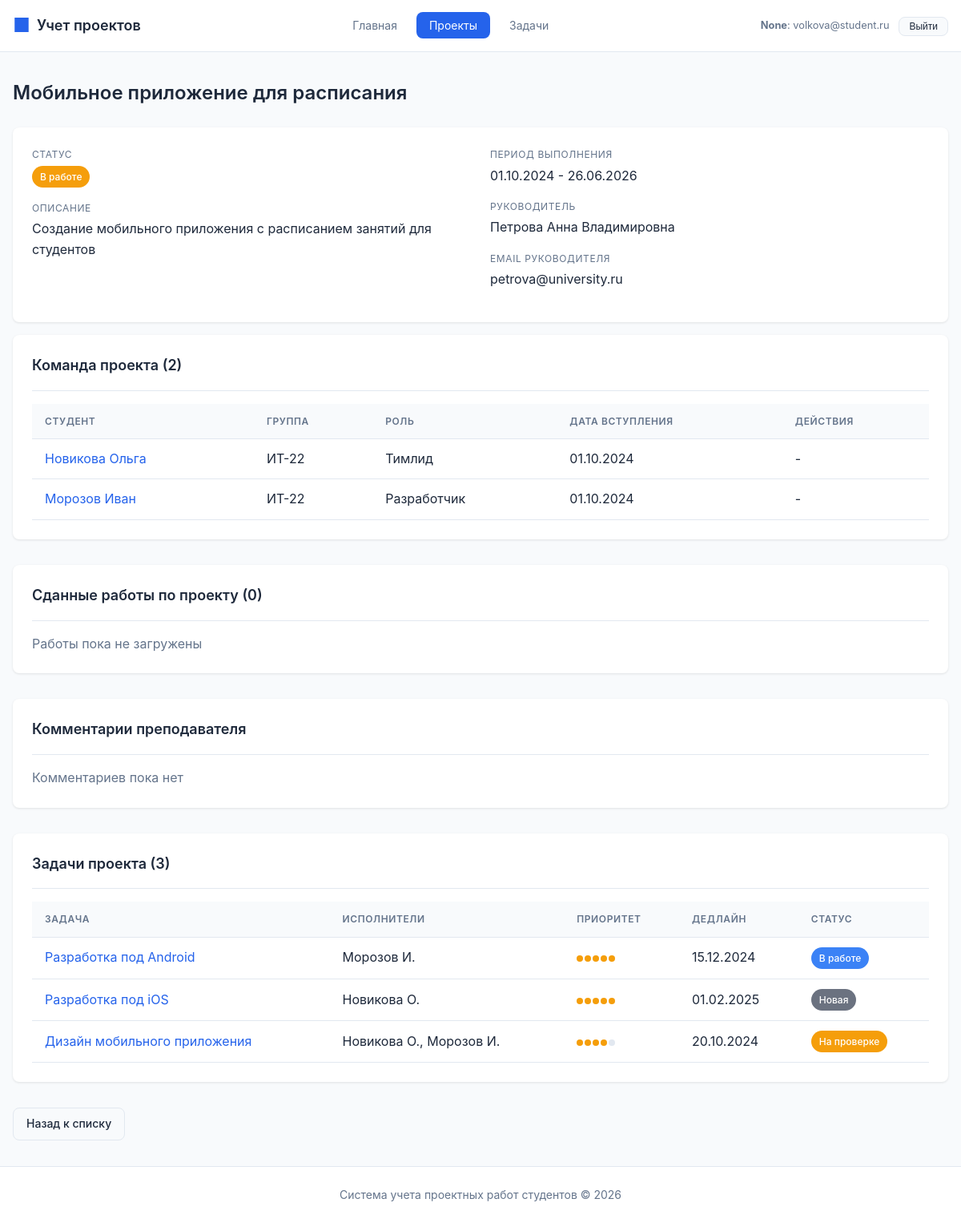
Page /projects/2 (signed in) on the committed database.
### tables this page shows
CREATE TABLE student (
    id INTEGER PRIMARY KEY AUTOINCREMENT,
    last_name TEXT NOT NULL,
    first_name TEXT NOT NULL,
    middle_name TEXT,
    email TEXT UNIQUE NOT NULL,
    phone TEXT,
    student_group_id INTEGER REFERENCES student_group(id) ON DELETE SET NULL,
    created_at TEXT DEFAULT CURRENT_TIMESTAMP
);

CREATE TABLE project (
    id INTEGER PRIMARY KEY AUTOINCREMENT,
    title TEXT NOT NULL,
    description TEXT,
    start_date TEXT NOT NULL,
    end_date TEXT NOT NULL,
    status_id INTEGER REFERENCES project_status(id) ON DELETE SET NULL,
    supervisor_id INTEGER REFERENCES teacher(id) ON DELETE SET NULL,
    created_at TEXT DEFAULT CURRENT_TIMESTAMP,
    updated_at TEXT DEFAULT CURRENT_TIMESTAMP,
    CONSTRAINT valid_dates CHECK (end_date >= start_date)
);

CREATE TABLE project_status (
    id INTEGER PRIMARY KEY AUTOINCREMENT,
    name TEXT NOT NULL UNIQUE,
    description TEXT,
    color TEXT DEFAULT '#6B7280'
);

CREATE TABLE teacher (
    id INTEGER PRIMARY KEY AUTOINCREMENT,
    last_name TEXT NOT NULL,
    first_name TEXT NOT NULL,
    middle_name TEXT,
    email TEXT UNIQUE NOT NULL,
    phone TEXT,
    position TEXT,
    department_id INTEGER REFERENCES department(id) ON DELETE SET NULL,
    created_at TEXT DEFAULT CURRENT_TIMESTAMP
);

CREATE TABLE project_team (
    id INTEGER PRIMARY KEY AUTOINCREMENT,
    project_id INTEGER NOT NULL REFERENCES project(id) ON DELETE CASCADE,
    student_id INTEGER NOT NULL REFERENCES student(id) ON DELETE CASCADE,
    role TEXT DEFAULT 'Участник',
    joined_at TEXT DEFAULT CURRENT_DATE,
    UNIQUE(project_id, student_id)
);

CREATE TABLE student_group (
    id INTEGER PRIMARY KEY AUTOINCREMENT,
    name TEXT NOT NULL UNIQUE,
    course INTEGER NOT NULL CHECK (course >= 1 AND course <= 6),
    department_id INTEGER REFERENCES department(id) ON DELETE SET NULL,
    created_at TEXT DEFAULT CURRENT_TIMESTAMP
);

CREATE TABLE task (
    id INTEGER PRIMARY KEY AUTOINCREMENT,
    title TEXT NOT NULL,
    description TEXT,
    project_id INTEGER NOT NULL REFERENCES project(id) ON DELETE CASCADE,
    status_id INTEGER REFERENCES task_status(id) ON DELETE SET NULL,
    priority INTEGER DEFAULT 1 CHECK (priority >= 1 AND priority <= 5),
    deadline TEXT,
    created_at TEXT DEFAULT CURRENT_TIMESTAMP,
    updated_at TEXT DEFAULT CURRENT_TIMESTAMP
);

CREATE TABLE task_status (
    id INTEGER PRIMARY KEY AUTOINCREMENT,
    name TEXT NOT NULL UNIQUE,
    description TEXT,
    color TEXT DEFAULT '#6B7280'
);

### routes/projects.py (the view, shortened to what this page needs)
@projects_bp.route('/<int:project_id>')
def view_project(project_id):
    project = execute_query("""
        SELECT
            p.*,
            ps.name as status,
            ps.color as status_color,
            t.last_name || ' ' || t.first_name || ' ' || COALESCE(t.middle_name, '') as supervisor_name,
            t.email as supervisor_email
        FROM project p
        LEFT JOIN project_status ps ON p.status_id = ps.id
        LEFT JOIN teacher t ON p.supervisor_id = t.id
        WHERE p.id = %s
    """, (project_id,), fetch_one=True)
    if not project:
        flash('Проект не найден', 'error')
        return redirect(url_for('projects.list_projects'))
    can_edit_project = can_manage_project(project_id)
    team = execute_query("""
        SELECT
            s.id,
            s.last_name || ' ' || s.first_name as student_name,
            s.email,
            sg.name as group_name,
            pt.role,
            pt.joined_at
        FROM project_team pt
        JOIN student s ON pt.student_id = s.id
        LEFT JOIN student_group sg ON s.student_group_id = sg.id
        WHERE pt.project_id = %s
        ORDER BY pt.joined_at
    """, (project_id,), fetch_all=True)
    tasks = execute_query("""
        SELECT
            t.id,
            t.title,
            t.deadline,
            t.priority,
            ts.name as status,
            ts.color as status_color,
            (SELECT GROUP_CONCAT(s.last_name || ' ' || SUBSTR(s.first_name, 1, 1) || '.', ', ')
             FROM task_student ts2
             JOIN student s ON ts2.student_id = s.id
             WHERE ts2.task_id = t.id) as assignees
        FROM task t
        LEFT JOIN task_status ts ON t.status_id = ts.id
        WHERE t.project_id = %s
        ORDER BY t.priority DESC, t.deadline ASC
    """, (project_id,), fetch_all=True)
    submissions = execute_query(
        """
        SELECT
            f.id,
            f.name,
            f.size,
            f.uploaded_at,
            s.last_name || ' ' || s.first_name AS student_name
        FROM file f
        LEFT JOIN student s ON s.id = f.uploaded_by_student_id
        WHERE f.project_id = %s
        ORDER BY f.uploaded_at DESC
        """,
        (project_id,),
        fetch_all=True,
    )
    teacher_comments = execute_query(
        """
        SELECT
            c.id,
            c.content,
            c.created_at,
            t.last_name || ' ' || t.first_name AS teacher_name
        FROM comment c
        JOIN teacher t ON t.id = c.author_teacher_id
        WHERE c.project_id = %s
        ORDER BY c.created_at DESC
        """,
        (project_id,),
        fetch_all=True,
    )
    available_students = execute_query("""
        SELECT
            s.id,
            s.last_name || ' ' || s.first_name as full_name,
            sg.name as group_name
        FROM student s
        LEFT JOIN student_group sg ON s.student_group_id = sg.id
        WHERE s.id NOT IN (
            SELECT pt.student_id
            FROM project_team pt
            WHERE pt.project_id = %s
        )
        ORDER BY s.last_name, s.first_name
    """, (project_id,), fetch_all=True)
    return render_template(
        'projects/view.html',
        project=project,
        team=team,
        tasks=tasks,
        submissions=submissions,
        teacher_comments=teacher_comments,
        available_students=available_students,
        can_edit_project=can_edit_project,
        can_submit=g.current_user["role"] == ROLE_STUDENT and _can_submit_to_project(project_id, g.current_user["id"]),
        can_comment=g.current_user["role"] in {ROLE_TEACHER, ROLE_ADMIN} and can_manage_project(project_id),
    )

### templates/projects/view.html (shortened to what this page needs)
{% extends 'base.html' %}
{% block content %}
<div class="page-header">
    <h1 class="page-title">{{ project.title }}</h1>
</div>
<div class="card">
    <div class="detail-grid">
        <div>
            <div class="detail-item">
                <div class="detail-label">Статус</div>
                <div class="detail-value">
                    <span class="badge badge-status" style="background-color: {{ project.status_color or '#6B7280' }}">
                        {{ project.status or 'Не указан' }}
                    </span>
                </div>
            </div>
            <div class="detail-item">
                <div class="detail-label">Описание</div>
                <div class="detail-value">{{ project.description or 'Описание отсутствует' }}</div>
            </div>
        </div>
        <div>
            <div class="detail-item">
                <div class="detail-label">Период выполнения</div>
                <div class="detail-value">
                    {{ project.start_date.strftime('%d.%m.%Y') if project.start_date else '-' }} -
                    {{ project.end_date.strftime('%d.%m.%Y') if project.end_date else '-' }}
                </div>
            </div>
            <div class="detail-item">
                <div class="detail-label">Руководитель</div>
                <div class="detail-value">{{ project.supervisor_name or 'Не назначен' }}</div>
            </div>
            {% if project.supervisor_email %}
            <div class="detail-item">
                <div class="detail-label">Email руководителя</div>
                <div class="detail-value">{{ project.supervisor_email }}</div>
            </div>
            {% endif %}
        </div>
    </div>
</div>
<div class="section">
    <div class="card">
        <div class="card-header">
            <h2 class="card-title">Команда проекта ({{ team|length }})</h2>
        </div>
        {% if team %}
        <div class="table-container">
            <table>
                <thead>
                    <tr>
                        <th>Студент</th>
                        <th>Группа</th>
                        <th>Роль</th>
                        <th>Дата вступления</th>
                        <th>Действия</th>
                    </tr>
                </thead>
                <tbody>
                    {% for member in team %}
                    <tr>
                        <td>
                            <a href="{{ url_for('students.view_student', student_id=member.id) }}" class="link">
                                {{ member.student_name }}
                            </a>
                        </td>
                        <td>{{ member.group_name or '-' }}</td>
                        <td>{{ member.role }}</td>
                        <td>{{ member.joined_at.strftime('%d.%m.%Y') if member.joined_at else '-' }}</td>
                        <td>
                            {% if can_edit_project %}
                            <form method="POST"
                                  action="{{ url_for('projects.remove_student_from_project', project_id=project.id, student_id=member.id) }}"
                                  onsubmit="return confirm('Удалить участника?')">
                                <button type="submit" class="btn btn-danger btn-sm">Удалить</button>
                            </form>
                            {% else %}
                            -
                            {% endif %}
                        </td>
                    </tr>
                    {% endfor %}
                </tbody>
            </table>
        </div>
        {% else %}
        <p style="color: var(--text-secondary);">Команда не сформирована</p>
        {% endif %}
    </div>
</div>
<div class="section">
    <div class="card">
        <div class="card-header">
            <h2 class="card-title">Сданные работы по проекту ({{ submissions|length }})</h2>
        </div>
        {% if submissions %}
        <div class="table-container">
            <table>
                <thead>
                    <tr>
                        <th>Файл</th>
                        <th>Студент</th>
                        <th>Размер</th>
                        <th>Дата загрузки</th>
                    </tr>
                </thead>
                <tbody>
                    {% for file in submissions %}
                    <tr>
                        <td>
                            <a class="link" href="{{ url_for('submissions.download_file', file_id=file.id) }}">{{ file.name }}</a>
                        </td>
                        <td>{{ file.student_name or '-' }}</td>
                        <td>{{ file.size or 0 }} байт</td>
                        <td>{{ file.uploaded_at.strftime('%d.%m.%Y %H:%M') if file.uploaded_at else '-' }}</td>
                    </tr>
                    {% endfor %}
                </tbody>
            </table>
        </div>
        {% else %}
        <p style="color: var(--text-secondary);">Работы пока не загружены</p>
        {% endif %}
    </div>
</div>
<div class="section">
    <div class="card">
        <div class="card-header">
            <h2 class="card-title">Комментарии преподавателя</h2>
        </div>
        {% if teacher_comments %}
            {% for comment in teacher_comments %}
            <div style="padding: 0.75rem 0; border-bottom: 1px solid var(--border);">
                <div style="font-weight: 600;">{{ comment.teacher_name }}</div>
                <div style="color: var(--text-secondary); font-size: 0.9rem;">
                    {{ comment.created_at.strftime('%d.%m.%Y %H:%M') if comment.created_at else '' }}
                </div>
                <div style="margin-top: 0.35rem;">{{ comment.content }}</div>
            </div>
            {% endfor %}
        {% else %}
        <p style="color: var(--text-secondary);">Комментариев пока нет</p>
        {% endif %}
    </div>
</div>
<div class="section">
    <div class="card">
        <div class="card-header">
            <h2 class="card-title">Задачи проекта ({{ tasks|length }})</h2>
        </div>
        {% if tasks %}
        <div class="table-container">
            <table>
                <thead>
                    <tr>
                        <th>Задача</th>
                        <th>Исполнители</th>
                        <th>Приоритет</th>
                        <th>Дедлайн</th>
                        <th>Статус</th>
                    </tr>
                </thead>
                <tbody>
                    {% for task in tasks %}
                    <tr>
                        <td>
                            <a href="{{ url_for('tasks.view_task', task_id=task.id) }}" class="link">
                                {{ task.title }}
                            </a>
                        </td>
                        <td>{{ task.assignees or 'Не назначены' }}</td>
                        <td>
                            <div class="priority">
                                {% for i in range(5) %}
                                <span class="priority-dot {% if i < task.priority %}filled{% endif %}"></span>
                                {% endfor %}
                            </div>
                        </td>
                        <td>{{ task.deadline.strftime('%d.%m.%Y') if task.deadline else '-' }}</td>
                        <td>
                            <span class="badge badge-status" style="background-color: {{ task.status_color or '#6B7280' }}">
                                {{ task.status or 'Не указан' }}
                            </span>
                        </td>
                    </tr>
                    {% endfor %}
                </tbody>
            </table>
        </div>
        {% else %}
        <p style="color: var(--text-secondary);">Задачи не созданы</p>
        {% endif %}
    </div>
</div>
<a href="{{ url_for('projects.list_projects') }}" class="btn btn-secondary">Назад к списку</a>
{% endblock %}

### templates/base.html (shortened to what this page needs)
<!DOCTYPE html>
<html lang="ru">
<head>
    <link rel="stylesheet" href="{{ url_for('static', filename='style.css') }}">
</head>
<body>
    <nav class="navbar">
        <div class="nav-container">
            <a href="{{ url_for('main.index') }}" class="nav-logo">
                <span class="logo-icon">&#9632;</span>
                Учет проектов
            </a>
            {% if current_user %}
            <ul class="nav-menu">
                <li><a href="{{ url_for('main.index') }}" class="nav-link {% if request.endpoint == 'main.index' %}active{% endif %}">Главная</a></li>
                <li><a href="{{ url_for('projects.list_projects') }}" class="nav-link {% if 'projects' in request.endpoint %}active{% endif %}">Проекты</a></li>
                <li><a href="{{ url_for('tasks.list_tasks') }}" class="nav-link {% if 'tasks' in request.endpoint %}active{% endif %}">Задачи</a></li>
            </ul>
            <div class="auth-panel">
                <div class="auth-user">
                    <strong>{{ current_user.role_label }}</strong>: {{ current_user.name }}
                </div>
                <form method="post" action="{{ url_for('auth.logout') }}">
                    <button type="submit" class="btn btn-secondary btn-sm">Выйти</button>
                </form>
            </div>
            {% endif %}
        </div>
    </nav>
    <main class="main-content">
        <div class="container">
            {% block content %}{% endblock %}
        </div>
    </main>
    <footer class="footer">
        <div class="container">
            <p>Система учета проектных работ студентов &copy; 2026</p>
        </div>
    </footer>
</body>
</html>

### rows in the picture
student: name "volkova@student.ru"
project: title "Мобильное приложение для расписания", description "Создание мобильного приложения с расписанием занятий для студентов"
project_status: name "В работе"
teacher: supervisor_email "petrova@university.ru"
project_team: student_name "Новикова Ольга", name "ИТ-22", role "Тимлид", joined_at "01.10.2024"
project_team: student_name "Морозов Иван", name "ИТ-22", role "Разработчик", joined_at "01.10.2024"
task: title "Разработка под Android", assignees "Морозов И.", priority 5 (drawn), deadline "15.12.2024", name "В работе"
task: title "Разработка под iOS", assignees "Новикова О.", priority 5 (drawn), deadline "01.02.2025", name "Новая"
task: title "Дизайн мобильного приложения", assignees "Новикова О., Морозов И.", priority 4 (drawn), deadline "20.10.2024", name "На проверке"

### other values in the picture
{{ current_user.role_label }} "None"
{{ project.start_date.strftime('%d.%m.%Y') if project.start_date else '-' }} "01.10.2024"
{{ project.end_date.strftime('%d.%m.%Y') if project.end_date else '-' }} "26.06.2026"
{{ project.supervisor_name or 'Не назначен' }} "Петрова Анна Владимировна"
{{ team|length }} "2"
{{ submissions|length }} "0"
{{ tasks|length }} "3"
